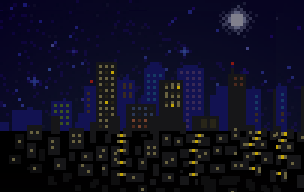

This is a level from a 2D game, rendered from its Tiled map with the project's own tilesets. A one-line summary and the complete map file follow:
An orthogonal 19x12 tile map with 16x16 px tiles, 5 tile layers (Back, Buildings, Paths, Front, ...).

<map version="1.10" tiledversion="1.10.2" orientation="orthogonal" renderorder="right-down" width="19" height="12" tilewidth="16" tileheight="16" infinite="0" nextlayerid="11" nextobjectid="1">
 <tileset firstgid="1" name="BearFamPostRomanceTileSheet" tilewidth="16" tileheight="16" tilecount="2320" columns="40">
  <image source="BearFamPostRomanceTileSheet.png" width="640" height="930" />
 </tileset>
 <layer id="1" name="Back" width="19" height="12">
  <data encoding="csv">
1841,1842,1843,1844,1845,1846,1847,1848,1849,1850,1851,1852,1853,1854,1855,1856,1857,1858,1859,
1881,1882,1883,1884,1885,1886,1887,1888,1889,1890,1891,1892,1893,1894,1895,1896,1897,1898,1899,
1921,1922,1923,1924,1925,1926,1927,1928,1929,1930,1931,1932,1933,1934,1935,1936,1937,1938,1939,
1961,1962,1963,1964,1965,1966,1967,1968,1969,1970,1971,1972,1973,1974,1975,1976,1977,1978,1979,
2001,2002,2003,2004,2005,2006,2007,2008,2009,2010,2011,2012,2013,2014,2015,2016,2017,2018,2019,
2041,2042,2043,2044,2045,2046,2047,2048,2049,2050,2051,2052,2053,2054,2055,2056,2057,2058,2059,
2081,2082,2083,2084,2085,2086,2087,2088,2089,2090,2091,2092,2093,2094,2095,2096,2097,2098,2099,
2121,2122,2123,2124,2125,2126,2127,2128,2129,2130,2131,2132,2133,2134,2135,2136,2137,2138,2139,
2161,2162,2163,2164,2165,2166,2167,2168,2169,2170,2171,2172,2173,2174,2175,2176,2177,2178,2179,
2201,2202,2203,2204,2205,2206,2207,2208,2209,2210,2211,2212,2213,2214,2215,2216,2217,2218,2219,
2241,2242,2243,2244,2245,2246,2247,2248,2249,2250,2251,2252,2253,2254,2255,2256,2257,2258,2259,
2281,2282,2283,2284,2285,2286,2287,2288,2289,2290,2291,2292,2293,2294,2295,2296,2297,2298,2299
</data>
 </layer>
 <layer id="2" name="Buildings" width="19" height="12">
  <data encoding="csv">
0,0,0,0,0,0,0,0,0,0,0,0,0,0,0,0,0,0,0,
0,0,0,0,0,0,0,0,0,0,0,0,0,0,0,0,0,0,0,
0,0,0,0,0,0,0,0,0,0,0,0,0,0,0,0,0,0,0,
0,0,0,0,0,0,0,0,0,0,0,0,0,0,0,0,0,0,0,
0,0,0,0,0,0,0,0,0,0,0,0,0,0,0,0,0,0,0,
0,0,0,0,0,0,0,0,0,0,0,0,0,0,0,0,0,0,0,
0,0,0,0,0,0,0,0,0,0,0,0,0,0,0,0,0,0,0,
0,0,0,0,0,0,0,0,0,0,0,0,0,0,0,0,0,0,0,
0,0,0,0,0,0,0,0,0,0,0,0,0,0,0,0,0,0,0,
0,0,0,0,0,0,0,0,0,0,0,0,0,0,0,0,0,0,0,
0,0,0,0,0,0,0,0,0,0,0,0,0,0,0,0,0,0,0,
0,0,0,0,0,0,0,0,0,0,0,0,0,0,0,0,0,0,0
</data>
 </layer>
 <layer id="3" name="Paths" width="19" height="12">
  <data encoding="csv">
0,0,0,0,0,0,0,0,0,0,0,0,0,0,0,0,0,0,0,
0,0,0,0,0,0,0,0,0,0,0,0,0,0,0,0,0,0,0,
0,0,0,0,0,0,0,0,0,0,0,0,0,0,0,0,0,0,0,
0,0,0,0,0,0,0,0,0,0,0,0,0,0,0,0,0,0,0,
0,0,0,0,0,0,0,0,0,0,0,0,0,0,0,0,0,0,0,
0,0,0,0,0,0,0,0,0,0,0,0,0,0,0,0,0,0,0,
0,0,0,0,0,0,0,0,0,0,0,0,0,0,0,0,0,0,0,
0,0,0,0,0,0,0,0,0,0,0,0,0,0,0,0,0,0,0,
0,0,0,0,0,0,0,0,0,0,0,0,0,0,0,0,0,0,0,
0,0,0,0,0,0,0,0,0,0,0,0,0,0,0,0,0,0,0,
0,0,0,0,0,0,0,0,0,0,0,0,0,0,0,0,0,0,0,
0,0,0,0,0,0,0,0,0,0,0,0,0,0,0,0,0,0,0
</data>
 </layer>
 <layer id="4" name="Front" width="19" height="12">
  <data encoding="csv">
0,0,0,0,0,0,0,0,0,0,0,0,0,0,0,0,0,0,0,
0,0,0,0,0,0,0,0,0,0,0,0,0,0,0,0,0,0,0,
0,0,0,0,0,0,0,0,0,0,0,0,0,0,0,0,0,0,0,
0,0,0,0,0,0,0,0,0,0,0,0,0,0,0,0,0,0,0,
0,0,0,0,0,0,0,0,0,0,0,0,0,0,0,0,0,0,0,
0,0,0,0,0,0,0,0,0,0,0,0,0,0,0,0,0,0,0,
0,0,0,0,0,0,0,0,0,0,0,0,0,0,0,0,0,0,0,
0,0,0,0,0,0,0,0,0,0,0,0,0,0,0,0,0,0,0,
0,0,0,0,0,0,0,0,0,0,0,0,0,0,0,0,0,0,0,
0,0,0,0,0,0,0,0,0,0,0,0,0,0,0,0,0,0,0,
0,0,0,0,0,0,0,0,0,0,0,0,0,0,0,0,0,0,0,
0,0,0,0,0,0,0,0,0,0,0,0,0,0,0,0,0,0,0
</data>
 </layer>
 <layer id="5" name="AlwaysFront" width="19" height="12">
  <data encoding="csv">
0,0,0,0,0,0,0,0,0,0,0,0,0,0,0,0,0,0,0,
0,0,0,0,0,0,0,0,0,0,0,0,0,0,0,0,0,0,0,
0,0,0,0,0,0,0,0,0,0,0,0,0,0,0,0,0,0,0,
0,0,0,0,0,0,0,0,0,0,0,0,0,0,0,0,0,0,0,
0,0,0,0,0,0,0,0,0,0,0,0,0,0,0,0,0,0,0,
0,0,0,0,0,0,0,0,0,0,0,0,0,0,0,0,0,0,0,
0,0,0,0,0,0,0,0,0,0,0,0,0,0,0,0,0,0,0,
0,0,0,0,0,0,0,0,0,0,0,0,0,0,0,0,0,0,0,
0,0,0,0,0,0,0,0,0,0,0,0,0,0,0,0,0,0,0,
0,0,0,0,0,0,0,0,0,0,0,0,0,0,0,0,0,0,0,
0,0,0,0,0,0,0,0,0,0,0,0,0,0,0,0,0,0,0,
0,0,0,0,0,0,0,0,0,0,0,0,0,0,0,0,0,0,0
</data>
 </layer>
 <objectgroup id="6" name="Back" />
 <objectgroup id="7" name="Buildings" />
 <objectgroup id="8" name="Paths" />
 <objectgroup id="9" name="Front" />
 <objectgroup id="10" name="AlwaysFront" />
</map>
